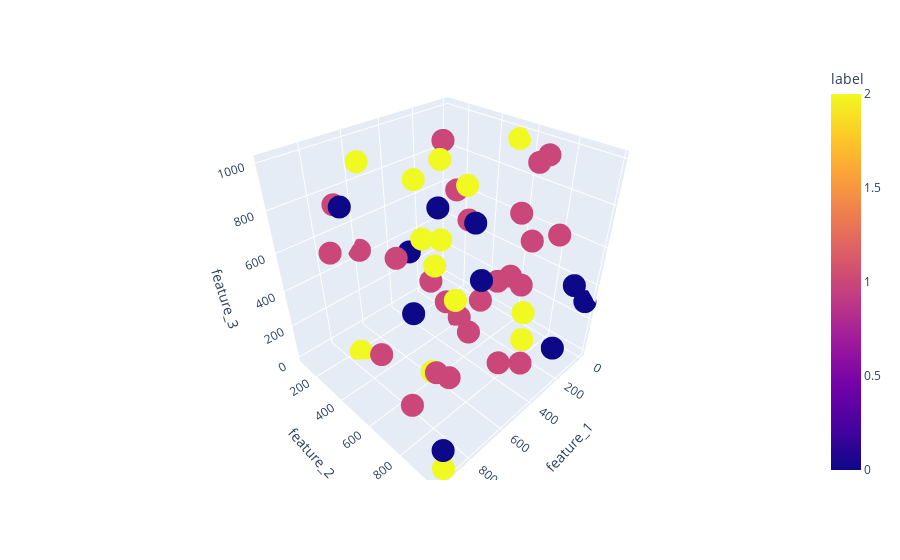

Notebook code for this chart:
### Code cell
# import library and do 3d plotting
import plotly.express as px
fig = px.scatter_3d(train_df, x='feature_1', y='feature_2', z='feature_3',
              color='label')
fig.show()

### Figure 1 — Plotly figure (JSON) as saved in the notebook; plotly's stock layout.template omitted (floating-point values rounded to 4 significant figures)
{"data": [{"hovertemplate": "feature_1=%{x}<br>feature_2=%{y}<br>feature_3=%{z}<br>label=%{marker.color}<extra></extra>", "legendgroup": "", "marker": {"color": [2, 0, 2, 1, 1, 2, 0, 1, 1, 0, 1, 0, 1, 2, 1, 0, 1, 1, 2, 1, 1, 1, 0, 1, 2, 0, 1, 2, 0, 2, 1, 1, 1, 2, 2, 1, 0, 1, 0, 1, 2, 2, 2, 1, 1, 1, 2, 1, 1, 1], "coloraxis": "coloraxis", "symbol": "circle"}, "mode": "markers", "name": "", "scene": "scene", "showlegend": false, "type": "scatter3d", "x": [408, 456, 622, 956, 374, 228, 119, 53, 363, 712, 292, 390, 114, 554, 806, 33, 815, 329, 6, 595, 32, 432, 912, 607, 927, 1, 2, 54, 465, 447, 900, 424, 357, 607, 371, 614, 281, 230, 226, 712, 399, 336, 557, 263, 785, 209, 751, 593, 930, 179], "y": [280, 300, 178, 441, 870, 808, 914, 686, 497, 151, 780, 211, 857, 596, 483, 923, 901, 383, 530, 973, 708, 947, 967, 962, 984, 973, 643, 683, 739, 484, 786, 705, 326, 590, 508, 386, 301, 405, 489, 104, 398, 532, 489, 341, 960, 624, 239, 86, 954, 406], "z": [817, 103, 933, 767, 543, 111, 53, 527, 828, 750, 802, 404, 659, 714, 189, 387, 371, 999, 960, 753, 945, 202, 99, 341, 18, 305, 883, 98, 545, 982, 193, 401, 269, 16, 258, 556, 639, 6, 612, 743, 416, 851, 672, 93, 613, 347, 2, 449, 523, 576]}], "layout": {"coloraxis": {"colorbar": {"title": {"text": "label"}}, "colorscale": [[0, "#0d0887"], [0.1111, "#46039f"], [0.2222, "#7201a8"], [0.3333, "#9c179e"], [0.4444, "#bd3786"], [0.5556, "#d8576b"], [0.6667, "#ed7953"], [0.7778, "#fb9f3a"], [0.8889, "#fdca26"], [1, "#f0f921"]]}, "legend": {"tracegroupgap": 0}, "margin": {"t": 60}, "scene": {"domain": {"x": [0, 1], "y": [0, 1]}, "xaxis": {"title": {"text": "feature_1"}}, "yaxis": {"title": {"text": "feature_2"}}, "zaxis": {"title": {"text": "feature_3"}}}}}
